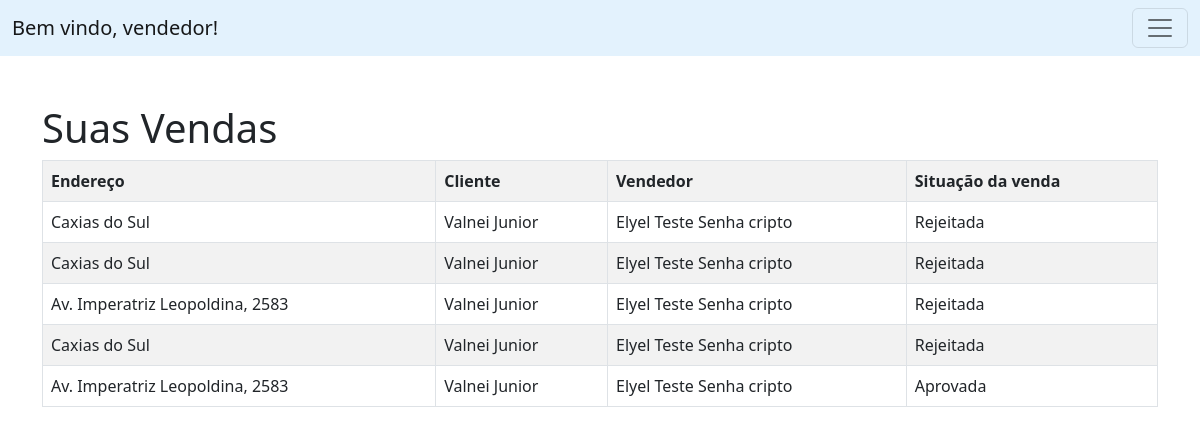
Screenshot of /comercial.php?page=listar-vendas (signed in) with the database file from the repository.
### tables this page shows
CREATE TABLE IF NOT EXISTS `vendas` (
`id` int(11) NOT NULL,
  `idimovel` int(11) NOT NULL,
  `idcliente` int(11) NOT NULL,
  `idvendedor` int(11) NOT NULL,
  `situacaovenda` int(3) NOT NULL
);

CREATE TABLE IF NOT EXISTS `imoveis` (
`id` int(11) NOT NULL,
  `endereco` varchar(255) NOT NULL,
  `dimensoes` varchar(255) NOT NULL,
  `observacoes` varchar(255) NOT NULL,
  `valor` float NOT NULL,
  `situacaoimovel` int(11) NOT NULL
);

CREATE TABLE IF NOT EXISTS `clientes` (
`id` int(11) NOT NULL,
  `nome` varchar(255) NOT NULL,
  `email` varchar(255) NOT NULL,
  `telefone` varchar(14) NOT NULL,
  `cpf` varchar(14) NOT NULL,
  `numero_compras` int(11) DEFAULT NULL
);

CREATE TABLE IF NOT EXISTS `usuarios` (
`id` int(11) NOT NULL,
  `nome` varchar(255) NOT NULL,
  `email` varchar(255) NOT NULL,
  `senha` varchar(255) NOT NULL,
  `data_nasc` date NOT NULL,
  `nivel` int(11) NOT NULL
);

### situacao-vendas.php (called while the page is built, shortened)
<?php
    $rejeitada = 0;
    $aprovada = 1;
?>

### listar-vendas.php (the view)
<h1>Suas Vendas</h1>
<?php
    include('situacao-vendas.php');
    $sql = "SELECT * FROM vendas";
    $res = $mysqli->query($sql);
    $quantidade = $res->num_rows;
    if($quantidade > 0){
        echo "<table class='table table-hover table-striped table-bordered'>";
        echo "<tr>";
            echo "<th>Endereço</th>";
            echo "<th>Cliente</th>";
            echo "<th>Vendedor</th>";
            echo "<th>Situação da venda</th>";
        echo "</tr>";
        while($row = $res->fetch_object()){
            $sql_endereco = "SELECT * FROM imoveis WHERE id=".$row->idimovel;
            $sql_nome_cliente = "SELECT * FROM clientes WHERE id=".$row->idcliente;
            $sql_nome_vendedor = "SELECT * FROM usuarios WHERE id=".$row->idvendedor;
            $res_endereco = $mysqli->query($sql_endereco);
            $res_nome_cliente = $mysqli->query($sql_nome_cliente);
            $res_nome_vendedor = $mysqli->query($sql_nome_vendedor);
            $res_e = $res_endereco->fetch_object();
            $res_n_c = $res_nome_cliente->fetch_object();
            $res_n_v = $res_nome_vendedor->fetch_object();
            if($_SESSION['user'] == $res_n_v->nome){
            echo "<tr>";
            echo "<td>".$res_e->endereco."</td>";
            echo "<td>".$res_n_c->nome."</td>";
            echo "<td>".$res_n_v->nome."</td>";
            if($row->situacaovenda == $rejeitada){
                echo "<td> Rejeitada </td>";
            }else if($row->situacaovenda == $aprovada){
                echo "<td> Aprovada </td>";
            }else if($row->situacaovenda == $pendente){
                echo "<td> Pendente </td>";
            }
            echo "</tr>";
        }
        }
        echo "</table>";
        }else{
         echo "<p class='alert alert-danger'>Não encontrou resultados</p>";
    }
?>

### comercial.php (shortened to what this page needs)
<?php
    include('conexao.php');
?>
<!DOCTYPE html>
<html lang="pt-BR">
  <head>
    <link href="css/bootstrap.min.css" rel="stylesheet">
  </head>
  <body>
  <nav class="navbar" style="background-color: #e3f2fd;">
  <div class="container-fluid">
    <a class="navbar-brand" href="#"><?php echo "Bem vindo, vendedor!"?></a>
    <button class="navbar-toggler" type="button" data-bs-toggle="collapse" data-bs-target="#navbarNav" aria-controls="navbarNav" aria-expanded="false" aria-label="Toggle navigation">
      <span class="navbar-toggler-icon"></span>
    </button>
  </div>
 </nav>
  <div class="container">
        <div class="row">
          <div class="col mt-5">
          <?php
          switch(@$_REQUEST['page']){
            case 'listar-vendas':
              include('listar-vendas.php');
              break;
        }
      ?>
          </div>
        </div>
      </div>
  </body>
</html>

### rows the page displays
vendas: idimovel.endereco "Caxias do Sul", idcliente.nome "Valnei Junior", idvendedor.nome "Elyel Teste Senha cripto", situacaovenda "Rejeitada"
vendas: idimovel.endereco "Caxias do Sul", idcliente.nome "Valnei Junior", idvendedor.nome "Elyel Teste Senha cripto", situacaovenda "Rejeitada"
vendas: idimovel.endereco "Av. Imperatriz Leopoldina, 2583", idcliente.nome "Valnei Junior", idvendedor.nome "Elyel Teste Senha cripto", situacaovenda "Rejeitada"
vendas: idimovel.endereco "Caxias do Sul", idcliente.nome "Valnei Junior", idvendedor.nome "Elyel Teste Senha cripto", situacaovenda "Rejeitada"
vendas: idimovel.endereco "Av. Imperatriz Leopoldina, 2583", idcliente.nome "Valnei Junior", idvendedor.nome "Elyel Teste Senha cripto", situacaovenda "Aprovada"
